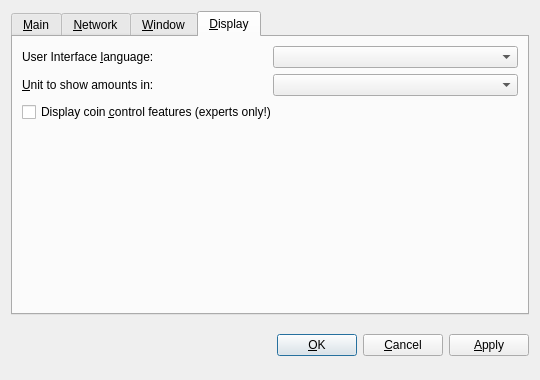
<?xml version="1.0" encoding="UTF-8"?>
<ui version="4.0">
 <class>OptionsDialog</class>
 <widget class="QDialog" name="OptionsDialog">
  <property name="geometry">
   <rect>
    <x>0</x>
    <y>0</y>
    <width>540</width>
    <height>380</height>
   </rect>
  </property>
  <property name="windowTitle">
   <string>Options</string>
  </property>
  <property name="modal">
   <bool>true</bool>
  </property>
  <layout class="QVBoxLayout" name="verticalLayout">
   <item>
    <widget class="QTabWidget" name="tabWidget">
     <property name="tabPosition">
      <enum>QTabWidget::North</enum>
     </property>
     <property name="currentIndex">
      <number>3</number>
     </property>
     <widget class="QWidget" name="tabMain">
      <attribute name="title">
       <string>&amp;Main</string>
      </attribute>
      <layout class="QVBoxLayout" name="verticalLayout_Main">
       <item>
        <widget class="QLabel" name="transactionFeeInfoLabel">
         <property name="text">
          <string>Optional transaction fee per kB that helps make sure your transactions are processed quickly. Most transactions are 1 kB. Fee 0.01 recommended.</string>
         </property>
         <property name="textFormat">
          <enum>Qt::PlainText</enum>
         </property>
         <property name="wordWrap">
          <bool>true</bool>
         </property>
        </widget>
       </item>
       <item>
        <layout class="QHBoxLayout" name="horizontalLayoutFee">
         <item>
          <widget class="QLabel" name="transactionFeeLabel">
           <property name="text">
            <string>Pay transaction &amp;fee</string>
           </property>
           <property name="textFormat">
            <enum>Qt::PlainText</enum>
           </property>
           <property name="buddy">
            <cstring>transactionFee</cstring>
           </property>
          </widget>
         </item>
         <item>
          <widget class="BitcoinAmountField" name="transactionFee"/>
         </item>
         <item>
          <spacer name="horizontalSpacerFee">
           <property name="orientation">
            <enum>Qt::Horizontal</enum>
           </property>
           <property name="sizeHint" stdset="0">
            <size>
             <width>40</width>
             <height>20</height>
            </size>
           </property>
          </spacer>
         </item>
        </layout>
       </item>
       <item>
        <widget class="QLabel" name="reserveBalanceInfoLabel">
         <property name="text">
          <string>Reserved amount does not participate in staking and is therefore spendable at any time.</string>
         </property>
         <property name="textFormat">
          <enum>Qt::PlainText</enum>
         </property>
         <property name="wordWrap">
          <bool>true</bool>
         </property>
        </widget>
       </item>
       <item>
        <layout class="QHBoxLayout" name="horizontalLayoutReserveBalance">
         <item>
          <widget class="QLabel" name="reserveBalanceLabel">
           <property name="text">
            <string>Reserve</string>
           </property>
           <property name="textFormat">
            <enum>Qt::PlainText</enum>
           </property>
           <property name="buddy">
            <cstring>reserveBalance</cstring>
           </property>
          </widget>
         </item>
         <item>
          <widget class="BitcoinAmountField" name="reserveBalance"/>
         </item>
         <item>
          <spacer name="horizontalSpacerReserveBalance">
           <property name="orientation">
            <enum>Qt::Horizontal</enum>
           </property>
           <property name="sizeHint" stdset="0">
            <size>
             <width>40</width>
             <height>20</height>
            </size>
           </property>
          </spacer>
         </item>
        </layout>
       </item>
       <item>
        <widget class="QCheckBox" name="bitcoinAtStartup">
         <property name="toolTip">
          <string>Automatically start Sentaro after logging in to the system.</string>
         </property>
         <property name="text">
          <string>&amp;Start Sentaro on system login</string>
         </property>
        </widget>
       </item>
       <item>
        <spacer name="verticalSpacer_Main">
         <property name="orientation">
          <enum>Qt::Vertical</enum>
         </property>
         <property name="sizeHint" stdset="0">
          <size>
           <width>20</width>
           <height>40</height>
          </size>
         </property>
        </spacer>
       </item>
      </layout>
     </widget>
     <widget class="QWidget" name="tabNetwork">
      <attribute name="title">
       <string>&amp;Network</string>
      </attribute>
      <layout class="QVBoxLayout" name="verticalLayout_Network">
       <item>
        <widget class="QCheckBox" name="mapPortUpnp">
         <property name="toolTip">
          <string>Automatically open the Sentaro client port on the router. This only works when your router supports UPnP and it is enabled.</string>
         </property>
         <property name="text">
          <string>Map port using &amp;UPnP</string>
         </property>
        </widget>
       </item>
       <item>
        <widget class="QCheckBox" name="connectSocks">
         <property name="toolTip">
          <string>Connect to the Sentaro network through a SOCKS5 proxy (e.g. when connecting through Tor).</string>
         </property>
         <property name="text">
          <string>&amp;Connect through SOCKS5 proxy:</string>
         </property>
        </widget>
       </item>
       <item>
        <layout class="QHBoxLayout" name="horizontalLayout_Network">
         <item>
          <widget class="QLabel" name="proxyIpLabel">
           <property name="text">
            <string>Proxy &amp;IP:</string>
           </property>
           <property name="textFormat">
            <enum>Qt::PlainText</enum>
           </property>
           <property name="buddy">
            <cstring>proxyIp</cstring>
           </property>
          </widget>
         </item>
         <item>
          <widget class="QValidatedLineEdit" name="proxyIp">
           <property name="maximumSize">
            <size>
             <width>140</width>
             <height>16777215</height>
            </size>
           </property>
           <property name="toolTip">
            <string>IP address of the proxy (e.g. 127.0.0.1)</string>
           </property>
          </widget>
         </item>
         <item>
          <widget class="QLabel" name="proxyPortLabel">
           <property name="text">
            <string>&amp;Port:</string>
           </property>
           <property name="textFormat">
            <enum>Qt::PlainText</enum>
           </property>
           <property name="buddy">
            <cstring>proxyPort</cstring>
           </property>
          </widget>
         </item>
         <item>
          <widget class="QLineEdit" name="proxyPort">
           <property name="maximumSize">
            <size>
             <width>55</width>
             <height>16777215</height>
            </size>
           </property>
           <property name="toolTip">
            <string>Port of the proxy (e.g. 9050)</string>
           </property>
          </widget>
         </item>
         <item>
          <spacer name="horizontalSpacer_Network">
           <property name="orientation">
            <enum>Qt::Horizontal</enum>
           </property>
           <property name="sizeHint" stdset="0">
            <size>
             <width>40</width>
             <height>20</height>
            </size>
           </property>
          </spacer>
         </item>
        </layout>
       </item>
       <item>
        <spacer name="verticalSpacer_Network">
         <property name="orientation">
          <enum>Qt::Vertical</enum>
         </property>
         <property name="sizeHint" stdset="0">
          <size>
           <width>20</width>
           <height>40</height>
          </size>
         </property>
        </spacer>
       </item>
      </layout>
     </widget>
     <widget class="QWidget" name="tabWindow">
      <attribute name="title">
       <string>&amp;Window</string>
      </attribute>
      <layout class="QVBoxLayout" name="verticalLayout_Window">
       <item>
        <widget class="QCheckBox" name="minimizeToTray">
         <property name="toolTip">
          <string>Show only a tray icon after minimizing the window.</string>
         </property>
         <property name="text">
          <string>&amp;Minimize to the tray instead of the taskbar</string>
         </property>
        </widget>
       </item>
       <item>
        <widget class="QCheckBox" name="minimizeOnClose">
         <property name="toolTip">
          <string>Minimize instead of exit the application when the window is closed. When this option is enabled, the application will be closed only after selecting Quit in the menu.</string>
         </property>
         <property name="text">
          <string>M&amp;inimize on close</string>
         </property>
        </widget>
       </item>
       <item>
        <spacer name="verticalSpacer_Window">
         <property name="orientation">
          <enum>Qt::Vertical</enum>
         </property>
         <property name="sizeHint" stdset="0">
          <size>
           <width>20</width>
           <height>40</height>
          </size>
         </property>
        </spacer>
       </item>
      </layout>
     </widget>
     <widget class="QWidget" name="tabDisplay">
      <attribute name="title">
       <string>&amp;Display</string>
      </attribute>
      <layout class="QVBoxLayout" name="verticalLayout_Display">
       <item>
        <layout class="QHBoxLayout" name="horizontalLayout_1_Display">
         <item>
          <widget class="QLabel" name="langLabel">
           <property name="text">
            <string>User Interface &amp;language:</string>
           </property>
           <property name="textFormat">
            <enum>Qt::PlainText</enum>
           </property>
           <property name="buddy">
            <cstring>lang</cstring>
           </property>
          </widget>
         </item>
         <item>
          <widget class="QValueComboBox" name="lang">
           <property name="toolTip">
            <string>The user interface language can be set here. This setting will take effect after restarting Sentaro.</string>
           </property>
          </widget>
         </item>
        </layout>
       </item>
       <item>
        <layout class="QHBoxLayout" name="horizontalLayout_2_Display">
         <item>
          <widget class="QLabel" name="unitLabel">
           <property name="text">
            <string>&amp;Unit to show amounts in:</string>
           </property>
           <property name="textFormat">
            <enum>Qt::PlainText</enum>
           </property>
           <property name="buddy">
            <cstring>unit</cstring>
           </property>
          </widget>
         </item>
         <item>
          <widget class="QValueComboBox" name="unit">
           <property name="toolTip">
            <string>Choose the default subdivision unit to show in the interface and when sending coins.</string>
           </property>
          </widget>
         </item>
        </layout>
       </item>
       <item>
        <widget class="QCheckBox" name="coinControlFeatures">
         <property name="toolTip">
          <string>Whether to show coin control features or not.</string>
         </property>
         <property name="text">
          <string>Display coin &amp;control features (experts only!)</string>
         </property>
        </widget>
       </item>
       <item>
        <spacer name="verticalSpacer_Display">
         <property name="orientation">
          <enum>Qt::Vertical</enum>
         </property>
         <property name="sizeHint" stdset="0">
          <size>
           <width>20</width>
           <height>40</height>
          </size>
         </property>
        </spacer>
       </item>
      </layout>
     </widget>
    </widget>
   </item>
   <item>
    <layout class="QHBoxLayout" name="horizontalLayout_Buttons">
     <item>
      <spacer name="horizontalSpacer_1">
       <property name="orientation">
        <enum>Qt::Horizontal</enum>
       </property>
       <property name="sizeHint" stdset="0">
        <size>
         <width>40</width>
         <height>48</height>
        </size>
       </property>
      </spacer>
     </item>
     <item>
      <widget class="QLabel" name="statusLabel">
       <property name="font">
        <font>
         <weight>75</weight>
         <bold>true</bold>
        </font>
       </property>
       <property name="text">
        <string/>
       </property>
       <property name="textFormat">
        <enum>Qt::PlainText</enum>
       </property>
       <property name="wordWrap">
        <bool>true</bool>
       </property>
      </widget>
     </item>
     <item>
      <spacer name="horizontalSpacer_2">
       <property name="orientation">
        <enum>Qt::Horizontal</enum>
       </property>
       <property name="sizeHint" stdset="0">
        <size>
         <width>40</width>
         <height>48</height>
        </size>
       </property>
      </spacer>
     </item>
     <item>
      <widget class="QPushButton" name="okButton">
       <property name="text">
        <string>&amp;OK</string>
       </property>
      </widget>
     </item>
     <item>
      <widget class="QPushButton" name="cancelButton">
       <property name="text">
        <string>&amp;Cancel</string>
       </property>
       <property name="autoDefault">
        <bool>false</bool>
       </property>
      </widget>
     </item>
     <item>
      <widget class="QPushButton" name="applyButton">
       <property name="text">
        <string>&amp;Apply</string>
       </property>
       <property name="autoDefault">
        <bool>false</bool>
       </property>
      </widget>
     </item>
    </layout>
   </item>
  </layout>
 </widget>
 <customwidgets>
  <customwidget>
   <class>BitcoinAmountField</class>
   <extends>QSpinBox</extends>
   <header>bitcoinamountfield.h</header>
   <container>1</container>
  </customwidget>
  <customwidget>
   <class>QValueComboBox</class>
   <extends>QComboBox</extends>
   <header>qvaluecombobox.h</header>
  </customwidget>
  <customwidget>
   <class>QValidatedLineEdit</class>
   <extends>QLineEdit</extends>
   <header>qvalidatedlineedit.h</header>
  </customwidget>
 </customwidgets>
 <resources/>
 <connections/>
</ui>
